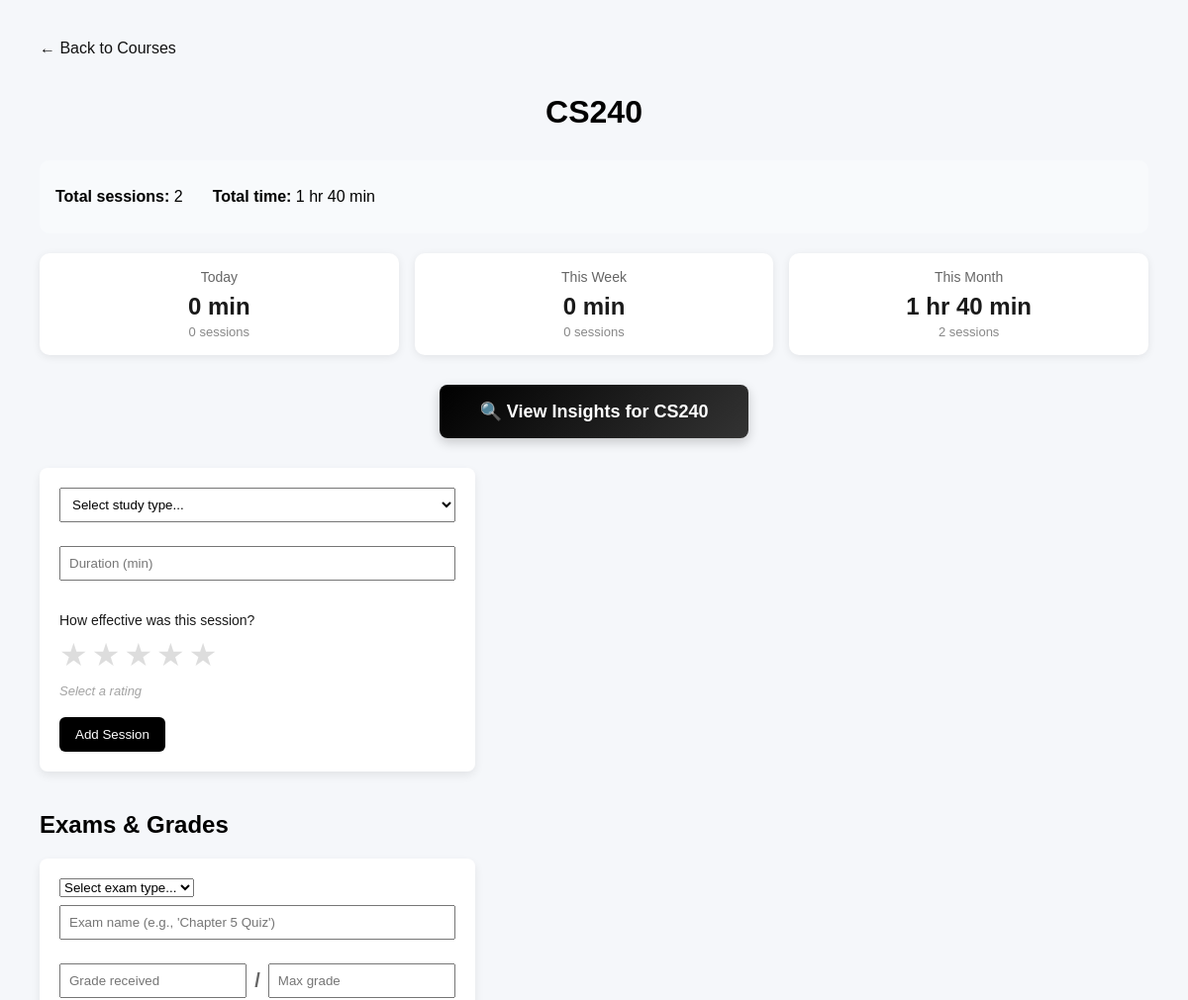
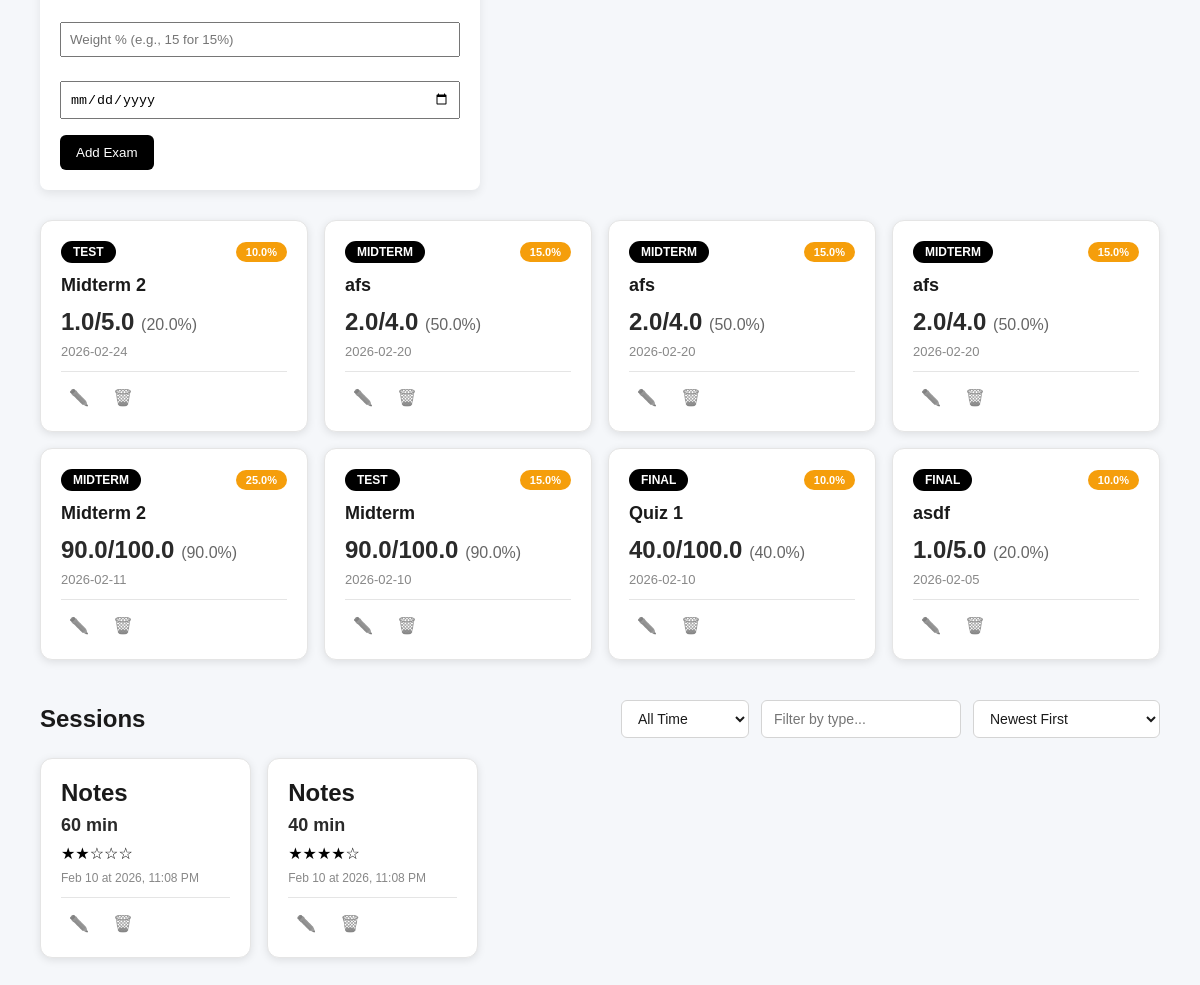
The page /course/1 on the database its author committed (2 pictures, top to bottom).
### tables this page shows
CREATE TABLE courses
             (id INTEGER PRIMARY KEY,
              name TEXT,
              icon TEXT DEFAULT 'default-icon.jpg');

CREATE TABLE exams
                 (id INTEGER PRIMARY KEY,
                  course_id INTEGER,
                  exam_type TEXT,
                  exam_name TEXT,
                  grade REAL,
                  max_grade REAL,
                  exam_date DATE,
                  weight REAL DEFAULT 0,
                  created_at TIMESTAMP DEFAULT CURRENT_TIMESTAMP,
                  timezone_offset TEXT DEFAULT '+0:00',
                  FOREIGN KEY (course_id) REFERENCES courses (id));

### app.py (the view)
@app.route('/course/<int:course_id>')
def course_page(course_id):
    conn = sqlite3.connect('study.db')
    c = conn.cursor()
    c.execute("SELECT * FROM courses WHERE id = ?", (course_id,))
    course = c.fetchone()
    c.execute("SELECT * FROM sessions WHERE course_id = ? ORDER BY created_at DESC", (course_id,))
    sessions = c.fetchall()
    c.execute("""
        SELECT
            COUNT(*),
            COALESCE(SUM(duration), 0)
        FROM sessions
        WHERE course_id = ?
    """, (course_id,))
    session_count, total_minutes = c.fetchone()
    c.execute("SELECT name FROM study_types ORDER BY name")
    study_types = [row[0] for row in c.fetchall()]
    c.execute("SELECT * FROM exams WHERE course_id = ? ORDER BY exam_date DESC", (course_id,))
    exams = c.fetchall()
    conn.close()
    return render_template(
        'course.html',
        course=course,
        sessions=sessions,
        session_count=session_count,
        total_minutes=total_minutes,
        study_types=study_types,
        exams=exams
    )

### templates/course.html (shortened to what this page needs)
<!DOCTYPE html>
<html>
<head>
    <link rel="stylesheet" href="{{ url_for('static', filename='style.css') }}">
</head>
<body>
    <a href="/" class="back-btn">← Back to Courses</a>
    <h1>{{ course[1] }}</h1>
    <div class="stats">
        <p><strong>Total sessions:</strong> <span id="session-count">{{ session_count }}</span></p>
        <p><strong>Total time:</strong> <span id="total-time">{{ total_minutes }}</span></p>
    </div>
    <div class="time-stats">
        <div class="time-stat-card">
            <div class="time-stat-label">Today</div>
            <div class="time-stat-value" id="today-time">0 min</div>
            <div class="time-stat-sessions" id="today-sessions">0 sessions</div>
        </div>
        <div class="time-stat-card">
            <div class="time-stat-label">This Week</div>
            <div class="time-stat-value" id="week-time">0 min</div>
            <div class="time-stat-sessions" id="week-sessions">0 sessions</div>
        </div>
        <div class="time-stat-card">
            <div class="time-stat-label">This Month</div>
            <div class="time-stat-value" id="month-time">0 min</div>
            <div class="time-stat-sessions" id="month-sessions">0 sessions</div>
        </div>
    </div>
    <div class="insights-button-container">
        <button id="view-insights-btn" class="insights-btn">🔍 View Insights for {{ course[1] }}</button>
    </div>
    <form id="add-session-form" action="/add_session/{{ course[0] }}" method="post">
        <div class="study-type-container">
            <select id="study-type-select" name="type">
                <option value="">Select study type...</option>
            </select>
        </div>
        <input name="duration" type="number" placeholder="Duration (min)" required min="1">
        <div class="rating-container">
            <label class="rating-label">How effective was this session?</label>
            <div class="star-rating" id="add-star-rating">
                <label for="star5" title="Excellent - Deep focus, highly productive">★</label>
                <label for="star4" title="Good - Focused, got a lot done">★</label>
                <label for="star3" title="Okay - Some distractions, moderate progress">★</label>
                <label for="star2" title="Poor - Struggled to focus, limited progress">★</label>
                <label for="star1" title="Very Poor - Couldn't focus, wasted time">★</label>
            </div>
            <div class="rating-hint" id="rating-hint">Select a rating</div>
        </div>
        <button type="submit">Add Session</button>
    </form>
    <div class="exam-section">
        <h2>Exams & Grades</h2>
        <form id="add-exam-form" action="#" method="post">
            <select name="exam_type" id="exam-type-select" required>
                <option value="">Select exam type...</option>
            </select>
            <input name="exam_name" type="text" placeholder="Exam name (e.g., 'Chapter 5 Quiz')" required>
            <div class="grade-inputs">
                <input name="grade" type="number" step="0.01" placeholder="Grade received" required min="0">
                <span class="grade-separator">/</span>
                <input name="max_grade" type="number" step="0.01" placeholder="Max grade" required min="0">
            </div>
            <input name="weight" id="exam-weight-input" type="number" step="0.1" placeholder="Weight % (e.g., 15 for 15%)" required min="0" max="100">
            <input name="exam_date" type="date" required>
            <button type="submit">Add Exam</button>
        </form>
        <div id="exam-grid">
            {% for e in exams %}
            <div class="exam-card" data-exam-id="{{ e[0] }}" data-grade="{{ e[4] }}" data-max-grade="{{ e[5] }}" data-weight="{{ e[7] if e|length > 7 else 0 }}">
                <div class="exam-content">
                    <div class="exam-header">
                        <div class="exam-type-badge">{{ e[2] }}</div>
                        <div class="exam-weight-badge">{{ e[7] if e|length > 7 else 0 }}%</div>
                    </div>
                    <div class="exam-name">{{ e[3] }}</div>
                    <div class="exam-grade">
                        {{ e[4] }}/{{ e[5] }}
                        <span class="exam-percentage">({{ "%.1f"|format((e[4]/e[5]*100) if e[5] > 0 else 0) }}%)</span>
                    </div>
                    <div class="exam-date">{{ e[6] }}</div>
                </div>
                <div class="exam-card-actions">
                    <button class="edit-exam-btn" title="Edit">✏️</button>
                    <button class="delete-exam-btn" title="Delete">🗑️</button>
                </div>
            </div>
            {% endfor %}
        </div>
    </div>
    <div class="sessions-header">
        <h2>Sessions</h2>
        <div class="session-controls">
            <select id="date-filter" class="date-filter">
                <option value="all">All Time</option>
            </select>
            <input type="text" id="filter-input" placeholder="Filter by type..." class="filter-input">
            <select id="sort-select" class="sort-select">
                <option value="newest">Newest First</option>
            </select>
        </div>
    </div>
    <div id="session-grid">
        {% for s in sessions %}
        <div class="session-card" data-session-id="{{ s[0] }}" data-duration="{{ s[3] }}" data-type="{{ s[2] }}" data-created-at="{{ s[4] }}" data-rating="{{ s[5] if s[5] else 0 }}" data-timezone-offset="{{ s[6] if s|length > 6 else '+0:00' }}" data-timestamp="{{ loop.index }}">
            <div class="session-content">
                <div class="session-type">{{ s[2] }}</div>
                <div class="session-duration">{{ s[3] }} min</div>
                <div class="session-rating">
                    {% if s[5] %}
                        {% for i in range(s[5]) %}★{% endfor %}{% for i in range(5 - s[5]) %}☆{% endfor %}
                    {% else %}
                        <span class="no-rating">No rating</span>
                    {% endif %}
                </div>
                <div class="session-date" data-raw-date="{{ s[4] if s[4] else '' }}" data-timezone="{{ s[6] if s|length > 6 else '+0:00' }}"></div>
            </div>
            <div class="session-card-actions">
                <button class="edit-session-btn" title="Edit">✏️</button>
                <button class="delete-session-btn" title="Delete">🗑️</button>
            </div>
        </div>
        {% endfor %}
    </div>
</body>
</html>

### rows shown on the page
courses: name "CS240"
exams: exam_type "TEST", weight "10.0", exam_name "Midterm 2", grade "1.0", max_grade "5.0", (e[4]/e[5]*100)ife[5]>0else0 "20.0", exam_date "2026-02-24"
exams: exam_type "MIDTERM", weight "15.0", exam_name "afs", grade "2.0", max_grade "4.0", (e[4]/e[5]*100)ife[5]>0else0 "50.0", exam_date "2026-02-20"
exams: exam_type "MIDTERM", weight "15.0", exam_name "afs", grade "2.0", max_grade "4.0", (e[4]/e[5]*100)ife[5]>0else0 "50.0", exam_date "2026-02-20"
exams: exam_type "MIDTERM", weight "15.0", exam_name "afs", grade "2.0", max_grade "4.0", (e[4]/e[5]*100)ife[5]>0else0 "50.0", exam_date "2026-02-20"
exams: exam_type "MIDTERM", weight "25.0", exam_name "Midterm 2", grade "90.0", max_grade "100.0", (e[4]/e[5]*100)ife[5]>0else0 "90.0", exam_date "2026-02-11"
exams: exam_type "TEST", weight "15.0", exam_name "Midterm", grade "90.0", max_grade "100.0", (e[4]/e[5]*100)ife[5]>0else0 "90.0", exam_date "2026-02-10"
exams: exam_type "FINAL", weight "10.0", exam_name "Quiz 1", grade "40.0", max_grade "100.0", (e[4]/e[5]*100)ife[5]>0else0 "40.0", exam_date "2026-02-10"
exams: exam_type "FINAL", weight "10.0", exam_name "asdf", grade "1.0", max_grade "5.0", (e[4]/e[5]*100)ife[5]>0else0 "20.0", exam_date "2026-02-05"

### other values the page prints
{{ session_count }} "2"
{{ s[2] }} "Notes"
{{ s[3] }} "60"
{{ s[3] }} "40"
